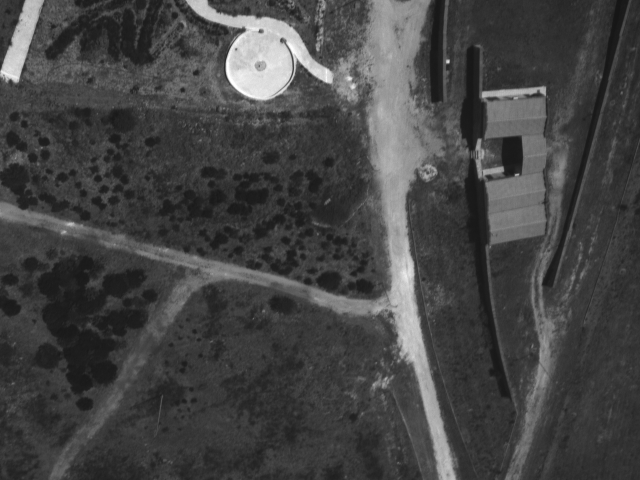
#> input picture IMG_0070_3.tif, 1280 x 960 px (shown at 1/2 size)
$ jupyter execute 'NDVI Analysis.ipynb'
#> lines starting #> are read from the running program, lines starting #| are printed output that depends on the picture
[cell 1]
import cv2
import numpy as np
import matplotlib.pyplot as plt
from matplotlib.colors import ListedColormap

[cell 2]
# IMAGE ALIGNMENT #

# Read the images to be aligned
color_image = cv2.imread("IMG_0070_3.tif", cv2.IMREAD_COLOR)
#> color_image is the input picture: shape (960, 1280, 3); min 20, max 255, mean 68.7
nir_image = cv2.imread("IMG_0070_4.tif", cv2.IMREAD_COLOR)
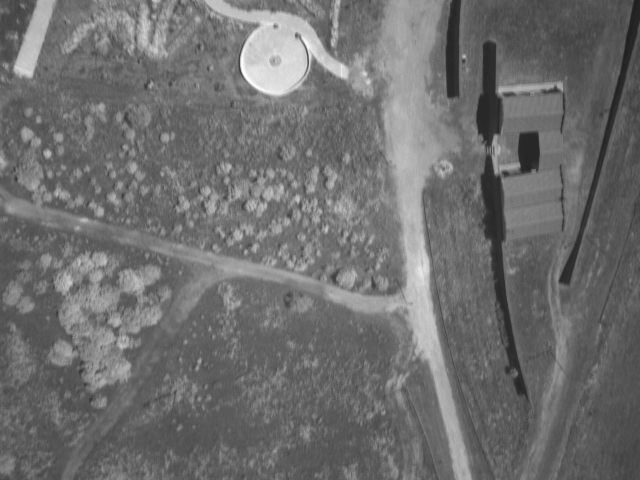
#> input picture IMG_0070_4.tif, 1280 x 960 px (shown at 1/2 size)
#> nir_image is the input picture: shape (960, 1280, 3); min 30, max 255, mean 110.6
plt.imshow(color_image)
plt.imshow(nir_image)
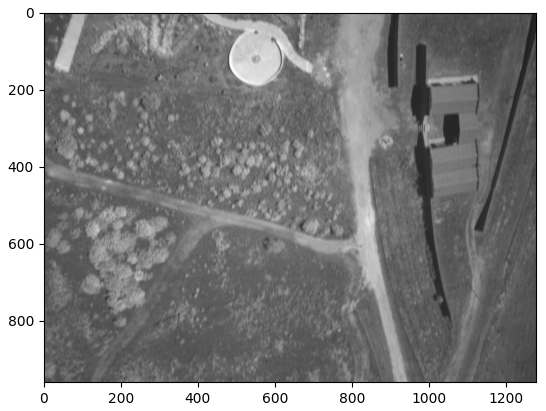
#> figure drawn by matplotlib, 1 panel

[cell 3]
# Convert images to gray scale
red_channel = color_image[:, :, 0]
nir_channel = nir_image[:, :, 0]
plt.imshow(red_channel)

[cell 4]
# Define the motion model
warp_mode = cv2.MOTION_TRANSLATION

[cell 5]
# Define 2x3 or 3x3 matrices and initialize the matrix to identity
if warp_mode == cv2.MOTION_HOMOGRAPHY :
     warp_matrix = np.eye(3, 3, dtype=np.float32)
else:
     warp_matrix = np.eye(2, 3, dtype=np.float32)

[cell 6]
# Specify the number of iterations.
number_of_iterations = 5000

[cell 7]
# Specify the threshold of the increment
# in the correlation coefficient between two iterations
termination_eps = 1e-10

[cell 8]
# Define termination criteria
criteria = (cv2.TERM_CRITERIA_EPS | cv2.TERM_CRITERIA_COUNT, number_of_iterations,  termination_eps)

[cell 9]
# Run the ECC algorithm. The results are stored in warp_matrix.

(cc, warp_matrix) = cv2.findTransformECC(red_channel, nir_channel, warp_matrix, warp_mode, criteria)
#> cc = 0.677; warp_matrix = [[1, 0, 30.42], [0, 1, -9.48]]

if warp_mode == cv2.MOTION_HOMOGRAPHY:

# Use warpPerspective for Homography
    nir_aligned = cv2.warpPerspective(nir_channel, warp_matrix, (1200, 960), flags=cv2.INTER_LINEAR + cv2.WARP_INVERSE_MAP)
else:

# Use warpAffine for Translation, Euclidean and Affine
    nir_aligned = cv2.warpAffine(nir_channel, warp_matrix, (1200, 960), flags=cv2.INTER_LINEAR + cv2.WARP_INVERSE_MAP)
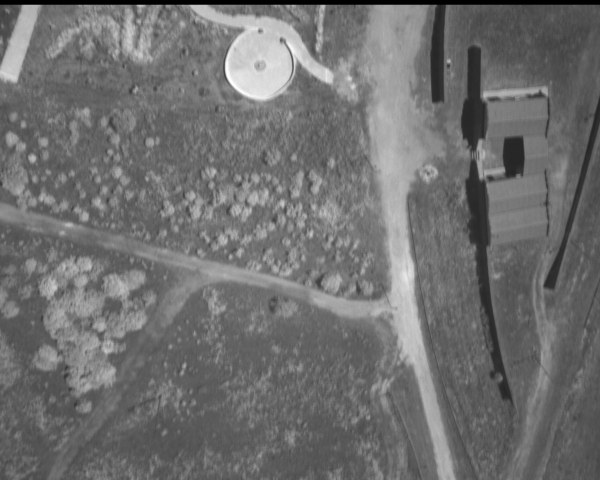
#> nir_aligned: shape (960, 1200) (shown at 1/2 size); min 0, max 255, mean 111.2

#cv2.imwrite('output/niraligned.tif', nir_aligned)
plt.imshow(nir_aligned)

[cell 10]
# NDVI #

ligne, colonne = nir_aligned.shape
#> ligne = 960; colonne = 1200
ndvi = np.empty((ligne, colonne), dtype=np.float32)
for i in range(ligne):
    for j in range(colonne):
         if (float(nir_aligned[i,j]) + float(red_channel[i, j]) == 0):
             ndvi[i, j] = 0
         else:
            ndvi[i, j] = float(float(nir_aligned[i, j])-float(red_channel[i, j]))/float(float(nir_aligned[i, j]) + float(red_channel[i, j]))
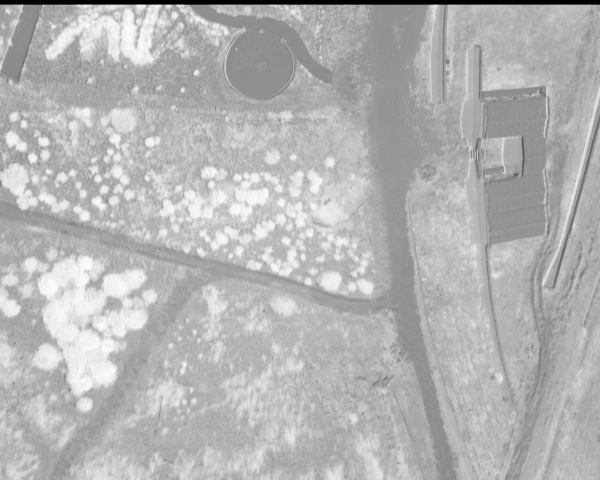
#> ndvi: shape (960, 1200) float32 (shown at 1/2 size); min -1, max 0.764, mean 0.247; drawn with min black and max white
print(ndvi)
#> (printed output is left out)

# Create the colormap & show the result
fig = plt.figure()

plt.imshow(ndvi, cmap=ListedColormap(['#ff0000', '#ff0000', '#ff0000', '#ff0000', '#ff0000', '#ff0000',
    '#ff5e00',
    '#ff8d00',
    '#ffb300',
    '#ffdb00',
    '#ffff00',
    '#e1ff00',
    '#c1ff00', '#c1ff00',
    '#9bff00', '#9bff00', '#9bff00',
    '#6cff00', '#6cff00', '#6cff00', '#6cff00', '#6cff00', '#6cff00']),
    vmin=0.06, vmax=0.91)
cbar = plt.colorbar(orientation='vertical')
cbar.set_label('NDVI: The index of Vegetations')
fig.savefig('NDVI.tif')
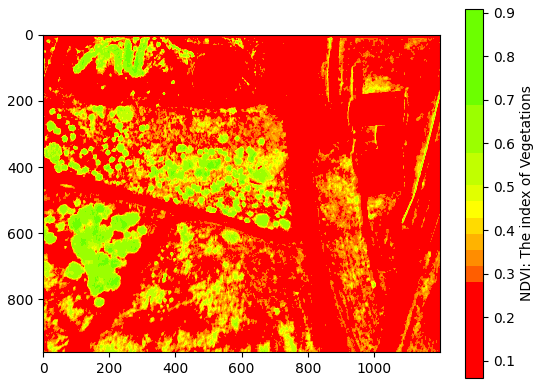
#> figure drawn by matplotlib, 2 panels
